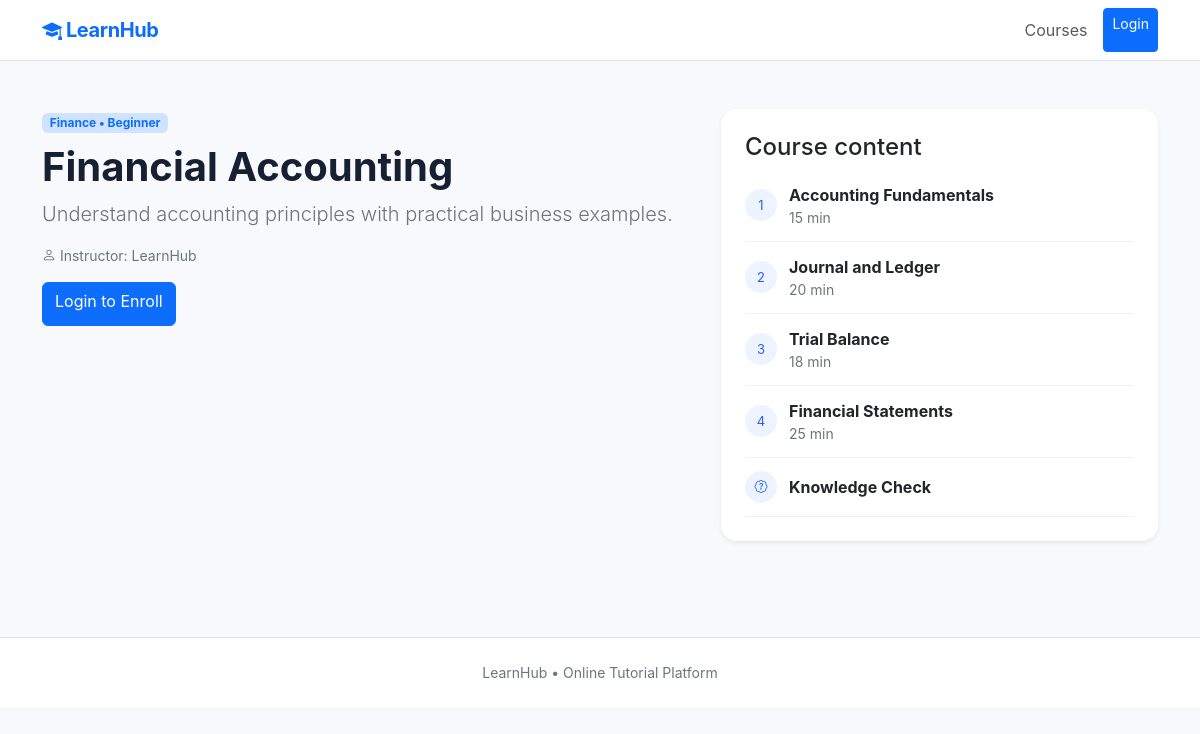
The page /course/4 on the database its author committed.
### tables this page shows
CREATE TABLE courses(id INTEGER PRIMARY KEY AUTOINCREMENT,title TEXT NOT NULL,description TEXT,category TEXT,level TEXT,thumbnail TEXT,instructor_id INTEGER,published INTEGER DEFAULT 1,created_at TEXT NOT NULL,FOREIGN KEY(instructor_id) REFERENCES users(id) ON DELETE SET NULL);

CREATE TABLE lessons(id INTEGER PRIMARY KEY AUTOINCREMENT,course_id INTEGER NOT NULL,title TEXT NOT NULL,content TEXT,video_url TEXT,pdf_url TEXT DEFAULT '',duration INTEGER DEFAULT 0,position INTEGER DEFAULT 0,FOREIGN KEY(course_id) REFERENCES courses(id) ON DELETE CASCADE);

CREATE TABLE quizzes(id INTEGER PRIMARY KEY AUTOINCREMENT,course_id INTEGER NOT NULL,title TEXT NOT NULL,FOREIGN KEY(course_id) REFERENCES courses(id) ON DELETE CASCADE);

### app.py (the view, shortened to what this page needs)
@app.route("/course/<int:course_id>")
def course(course_id):
    conn=db()
    c=conn.execute("""SELECT c.*,u.name instructor FROM courses c LEFT JOIN users u ON u.id=c.instructor_id WHERE c.id=?""",(course_id,)).fetchone()
    lessons=conn.execute("SELECT * FROM lessons WHERE course_id=? ORDER BY position",(course_id,)).fetchall()
    quiz=conn.execute("SELECT * FROM quizzes WHERE course_id=? LIMIT 1",(course_id,)).fetchone()
    enrolled=False
    conn.close()
    if not c: return "Course not found",404
    if session.get("role") == "student" and not enrolled:
        flash("This course is not assigned to your account.","warning")
        return redirect(url_for("dashboard"))
    return render_template("course.html",course=c,lessons=lessons,quiz=quiz,enrolled=enrolled)

### app.py (called while the page is built)
def db():
    conn = sqlite3.connect(DB)
    conn.row_factory = sqlite3.Row
    conn.execute("PRAGMA foreign_keys = ON")
    return conn

@app.context_processor
def globals():
    return {"current_user": session.get("name"), "current_user_id": session.get("user_id"), "role": session.get("role")}

### templates/course.html
{% extends "base.html" %}{% block title %}{{course.title}}{% endblock %}{% block content %}
<div class="container py-5"><div class="row g-5"><div class="col-lg-7"><img src="{{course.thumbnail}}" class="img-fluid rounded-4 shadow-sm mb-4"><span class="badge bg-primary-subtle text-primary">{{course.category}} • {{course.level}}</span><h1 class="fw-bold mt-2">{{course.title}}</h1><p class="lead text-secondary">{{course.description}}</p><p class="small text-secondary"><i class="bi bi-person"></i> Instructor: {{course.instructor or 'LearnHub'}}</p>
{% if session.get('user_id') and enrolled and lessons %}<a class="btn btn-primary" href="{{url_for('learn',course_id=course.id,lesson_id=lessons[0].id)}}">Continue Learning</a>
{% elif session.get('user_id') and role == 'student' %}<div class="alert alert-warning d-inline-block mb-0"><i class="bi bi-lock"></i> This course is not assigned to you. Please contact the administrator.</div>{% elif session.get('user_id') %}<form method="post" action="{{url_for('enroll',course_id=course.id)}}"><button class="btn btn-primary btn-lg">Start Course</button></form>{% else %}<a class="btn btn-primary" href="{{url_for('login')}}">Login to Enroll</a>{% endif %}</div>
<div class="col-lg-5"><div class="card border-0 shadow-sm"><div class="card-body p-4"><h4>Course content</h4>{% for l in lessons %}<div class="lesson-row"><span class="lesson-num">{{loop.index}}</span><div><strong>{{l.title}}</strong><div class="small text-secondary">{{l.duration}} min</div></div></div>{% endfor %}{% if quiz %}<div class="lesson-row"><span class="lesson-num"><i class="bi bi-patch-question"></i></span><strong>{{quiz.title}}</strong></div>{% endif %}</div></div></div></div></div>
{% endblock %}

### static/css/style.css (style rules this page uses)
:root { --primary:#2563eb;--ink:#172033;--muted:#64748b }
body { background:#f7f9fc;color:var(--ink);font-family:Inter,system-ui,-apple-system,BlinkMacSystemFont,"Segoe UI",sans-serif }
.card { border-radius:16px;overflow:hidden }
.lesson-row { display:flex;gap:12px;padding:13px 0;border-bottom:1px solid #edf0f5;align-items:center }
.lesson-num { width:32px;height:32px;border-radius:50%;background:#eef4ff;color:var(--primary);display:grid;place-items:center;font-size:13px }
.form-control,.form-select,.btn { min-height:44px }

### rows shown on the page
courses: category "Finance", level "Beginner", title "Financial Accounting", description "Understand accounting principles with practical business examples."
lessons: title "Accounting Fundamentals", duration "15"
lessons: title "Journal and Ledger", duration "20"
lessons: title "Trial Balance", duration "18"
lessons: title "Financial Statements", duration "25"
quizzes: title "Knowledge Check"

### other values the page prints
{{ course.instructor or 'LearnHub' }} "LearnHub"
